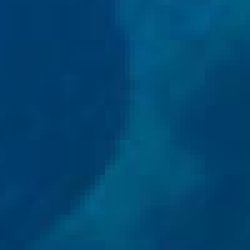
#> input picture test_data/water.png, 50 x 50 px (shown 5 times larger)
$ python learning.py
#> lines starting #> are read from the running program, lines starting #| are printed output that depends on the picture; long printed decimals are rounded
### recogn_classes.py
"""
    This module contains information about recognizable class: size, matrix, vectors, limits etc.
"""

from PIL import Image
import numpy
import os


class RecognClass:

    def __init__(self, filename):
        self.filename = filename
        self.delta = 18
        self.size = 50
        self.matrix = []
        self.binary_matrix = []
        self.avg_vector = []
        self.higher_limit = []
        self.lower_limit = []
        self.etalon_vector = []
        self.perfect_radius = 0
        self.neighbor = 0
        self.kfe = 0
        # self.neighbor_id = 0

    def image_to_matrix(self):
        """Convert image to matrix with values of pixel RGBs"""
        image = Image.open(self.filename).convert("L")
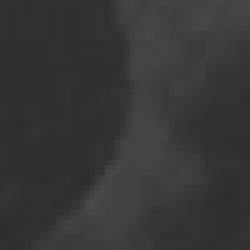
#> image: PIL image 50x50 L (shown 5 times larger); min 45, max 73, mean 54.6
        alist = list(image.getdata())
#> alist = 2500 values, max 73 at index 1920, min 45 at index 1767, mean 54.6
        length = len(alist)
#> length = 2500
        self.matrix = [alist[i * length // self.size: (i + 1) * length // self.size] for i in range(self.size)]
#> self.matrix = 50 items
        return self.matrix

    def get_avg_vector(self):
        """Calculate average vector from matrix"""
        self.avg_vector = list(numpy.mean(self.matrix, axis=0))
#> self.avg_vector = 50 values, max 65.3 at index 27, min 47.94 at index 4, mean 54.6
        return list(numpy.mean(self.matrix, axis=0))

    def get_limits(self):
        """Calculate higher and lower limits"""
        high_limit = []
        low_limit = []
        index = 0
        for pixel in self.avg_vector:
            high_limit.append(self.avg_vector[index] + self.delta)
            low_limit.append(self.avg_vector[index] - self.delta)
            index += 1
#> this loop made 50 passes
#> pixel on passes 1 to 12: 48.62, 48.48, 48.12, 48.08, 47.94, 48.2, 48.6, 48.84, 48.86, 48.84, 48.88, 49.28
#> after the loop, high_limit = 50 values, max 83.3 at index 27, min 65.94 at index 4, mean 72.6; index = 50; low_limit = 50 values, max 47.3 at index 27, min 29.94 at index 4, mean 36.6

        self.higher_limit = high_limit
#> self.higher_limit has the same summary as high_limit
        self.lower_limit = low_limit
#> self.lower_limit has the same summary as low_limit
        return high_limit, low_limit

    def matrix_to_binary(self):
        """Convert regular matrix to binary"""
        binary_matrix = []

        for i in self.matrix:
            row = []
            for j in i:
                if self.lower_limit[0] <= j <= self.higher_limit[0]:
                    row.append(1)
                else:
                    row.append(0)
            binary_matrix.append(row)
#> this loop made 50 passes
#> after the loop, binary_matrix = 50 items

        self.binary_matrix = binary_matrix
#> self.binary_matrix = 50 items
        return binary_matrix

    def get_etalon_vector(self):
        """Returns etalon vector for binary matrix"""
        counter_0 = [0] * self.size
        counter_1 = [0] * self.size
        etalon = []

        for row in self.binary_matrix:
            index = 0
            for num in row:
                if num == 0:
                    counter_0[index] += 1
                else:
                    counter_1[index] += 1
                index += 1
#> after the loop, counter_0 = 50 values, max 26 at index 28, min 0 at index 0, mean 5.06; counter_1 = 50 values, max 50 at index 0, min 24 at index 28, mean 44.94

        for i, j in zip(counter_0, counter_1):
            if i > j:
                etalon.append(0)
            else:
                etalon.append(1)
#> this loop made 50 passes
#> (i, j) on passes 2 to 13: (0, 50), (0, 50), (0, 50), (0, 50), (0, 50), (0, 50), (0, 50), (0, 50), (0, 50), (0, 50), (0, 50), (0, 50)
#> j on pass 1: 50
#> after the loop, etalon = 50 values, max 1 at index 0, min 0 at index 28, mean 0.96

        self.etalon_vector = etalon
#> self.etalon_vector has the same summary as etalon
        return etalon

    def get_vector(self, row_id):
        """This function returns one row from binary matrix"""
        return self.binary_matrix[row_id]

    def write_to_file(self):
        """This method gets class name from filename, make .txt file and write there all necessary class data"""
        head, tail = os.path.split(self.filename)
        filename = tail.split('.')[0] + '_data.txt'

        with open('output_data/' + filename, 'w') as f:
            f.write(f"{self.filename} \n\n")
            f.writelines(f"Base Matrix: \n {numpy.matrix(self.matrix)} \n\n")
            f.write(f"AVG Vector: \n {self.avg_vector} \n\n")
            f.write(f"Higher Limit: \n {self.higher_limit} \n\n")
            f.write(f"Lower Limit: \n {self.lower_limit} \n\n")
            f.write(f"Binary Matrix: \n {numpy.matrix(self.binary_matrix)} \n\n")
            f.write(f"Etalon Vector : \n {self.etalon_vector} \n\n")
            f.write(f"Neighbor file : \n {self.neighbor.filename} \n\n")
            f.write(f"Perfect radius : \n {self.perfect_radius} \n\n")
            f.write(f"KFE : \n {self.kfe} \n\n")

### IEIT.py
"""
    This module provides functionality for calculate_distance, get neighbors, optimize radius and delta.
"""
import math
import csv


class IEIT:

    def __init__(self, classes: list):
        self.classes = classes
        self.base_class = classes[0]

    @staticmethod
    def calculate_distance(vector_1, vector_2):
        """Calculate distance between two vectors."""
        distance = 0

        for x, y in zip(vector_1, vector_2):
            if x != y:
                distance += 1

        return distance

    def get_neighbors(self):
        """
            This method find neighbor for all classes.
        """
        for cl in self.classes:
            cl_distances_dict = {}
            cc = self.classes.copy()
            if cc.index(cl) != 0:
                cc.remove(cl)
                cc.insert(0, cl)

            friend_id = 1
            for x in range(len(self.classes)-1):
                cl_distances_dict[cc[friend_id]] = IEIT.calculate_distance(cl.etalon_vector,
                                                                           cc[friend_id].etalon_vector)
                friend_id += 1

            cl.neighbor = min(cl_distances_dict, key=cl_distances_dict.get)

    def optimize_radius(self):
        with open('output_data/radius_data.csv', 'w') as file:
            csvwriter = csv.writer(file, lineterminator='\n')
            csvwriter.writerow(['Radius', 'Working Area?', 'KFE'])

            for cl in self.classes:
                radius = 0
                radius_dict = {}
                true_area_radiuses = {}

                for x in range(1, 50):
                    k1 = 0
                    k3 = 0
                    for i in range(cl.size):
                        if IEIT.calculate_distance(cl.etalon_vector, cl.get_vector(i)) <= radius:
                            k1 += 1
                        if IEIT.calculate_distance(cl.etalon_vector, cl.neighbor.get_vector(i)) <= radius:
                            k3 += 1

                    t_d1 = k1 / cl.size
                    t_betta = k3 / cl.size
                    d1_b = t_d1 - t_betta
                    kfe = d1_b * math.log((1.0 + d1_b + 0.1) / (1.0 - d1_b + 0.1)) / math.log(2.0)

                    if t_d1 >= 0.5 > t_betta:
                        radius_dict[radius] = [True, kfe]
                        csvwriter.writerow([radius, 'True', kfe])
                    else:
                        radius_dict[radius] = [False, kfe]
                        csvwriter.writerow([radius, 'False', kfe])

                    radius += 1

                for key, value in radius_dict.items():
                    if value[0] is True:
                        true_area_radiuses[key] = value[1]

                perfect_radius = max(true_area_radiuses, key=true_area_radiuses.get, default=0)
                cl.perfect_radius = perfect_radius
                cl.kfe = radius_dict[perfect_radius][1]

    # [63 lines left out: function optimize_delta, not called in this run]

### learning.py
from recogn_classes import RecognClass
from IEIT import IEIT
import numpy
import sys
numpy.set_printoptions(threshold=sys.maxsize)


water = RecognClass('test_data/water.png')
land = RecognClass('test_data/land.png')
forest = RecognClass('test_data/forest.png')


def learn(classes: list):
    """This func is for gathering all needed data and putting it together for learning process"""

    base_class = classes[0]
    base_class.image_to_matrix()
    base_class.get_avg_vector()
    base_class.get_limits()

    for c in classes:
        c.image_to_matrix()
        c.avg_vector = base_class.avg_vector
        c.higher_limit = base_class.higher_limit
        c.lower_limit = base_class.lower_limit
        c.matrix_to_binary()
        c.get_etalon_vector()
#> pass 2 of the loop in learn, `for c in classes:`:
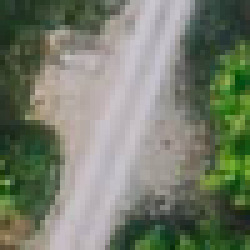
#> input picture test_data/land.png, 50 x 50 px (shown 5 times larger)
#> in image_to_matrix (call 3), `image = Image.open(self.filename).convert("L")`:
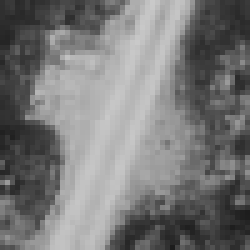
#> image: PIL image 50x50 L (shown 5 times larger); min 28, max 201, mean 120.2
#> alist = 2500 values, max 201 at index 30, min 28 at index 2484, mean 120.2
#> the loop in matrix_to_binary (call 2), `for i in self.matrix:` made 50 passes
#> the loop in get_etalon_vector (call 2), `for row in self.binary_matrix:` made 50 passes
#> the loop in get_etalon_vector (call 2), `for i, j in zip(counter_0, counter_1):` made 50 passes
#> (i, j) on passes 1 to 8: (15, 35), (16, 34), (18, 32), (24, 26), (28, 22), (28, 22), (36, 14), (32, 18)
#> pass 3 of the loop in learn, `for c in classes:`:
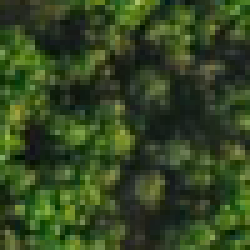
#> input picture test_data/forest.png, 50 x 50 px (shown 5 times larger)
#> in image_to_matrix (call 4), `image = Image.open(self.filename).convert("L")`:
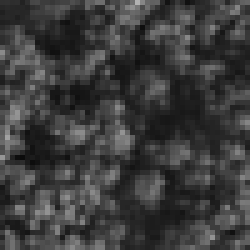
#> image: PIL image 50x50 L (shown 5 times larger); min 11, max 178, mean 60.1
#> alist = 2500 values, max 178 at index 27, min 11 at index 1554, mean 60.13

    ieit = IEIT(classes)
    ieit.get_neighbors()
    ieit.optimize_radius()
#> the loop in optimize_radius, `for cl in self.classes:` made 3 passes
    # ieit.optimize_delta()

    for c in classes:
        c.write_to_file()

    return 'Learning ends'


def exam(filename, classes: list):
    base_class = classes[0]
    examen = RecognClass(filename)
    examen.image_to_matrix()
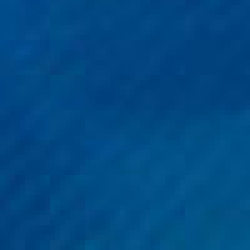
#> input picture test_data/exam_water.png, 50 x 50 px (shown 5 times larger)
    examen.avg_vector = base_class.avg_vector
    examen.higher_limit = base_class.higher_limit
    examen.lower_limit = base_class.lower_limit
    examen.matrix_to_binary()
    examen.get_etalon_vector()

    results_dict = {}

    for clas in classes:
        distance = IEIT.calculate_distance(clas.etalon_vector, examen.etalon_vector)
        f = 1 - distance/clas.perfect_radius
        results_dict[clas.filename] = f
        print(f"Class: {clas.filename}, Distance: {distance}, Radius: {clas.perfect_radius}, f = {f}")
#> this loop made 3 passes
#| Class: test_data/water.png, Distance: 2, Radius: 17, f = 0.8824
#| Class: test_data/land.png, Distance: 45, Radius: 19, f = -1.368
#| Class: test_data/forest.png, Distance: 26, Radius: 20, f = -0.3

    max_f = max(results_dict, key=results_dict.get)

    if results_dict[max_f] >= 0:
        return f"\nExamenee is seems to be {max_f}"
    else:
        return f"Examenee is Unknown Class"


learning = learn([water, land, forest])

ex = exam('test_data/exam_water.png', [water, land, forest])
print(ex)
#| Examenee is seems to be test_data/water.png
